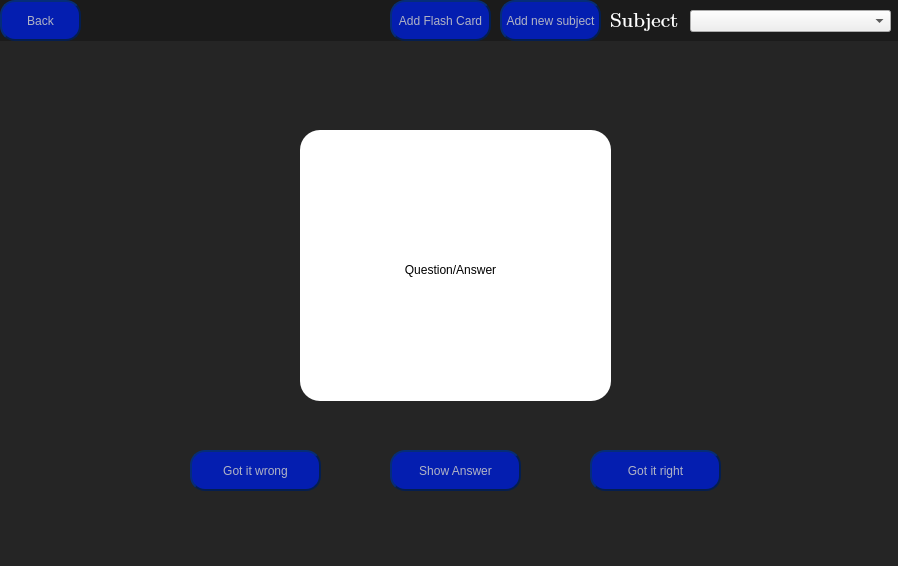
<?xml version="1.0" encoding="UTF-8"?>
<ui version="4.0">
 <class>StudySphereClass</class>
 <widget class="QMainWindow" name="StudySphereClass">
  <property name="geometry">
   <rect>
    <x>0</x>
    <y>0</y>
    <width>898</width>
    <height>566</height>
   </rect>
  </property>
  <property name="maximumSize">
   <size>
    <width>898</width>
    <height>566</height>
   </size>
  </property>
  <property name="windowTitle">
   <string>StudySphere</string>
  </property>
  <widget class="QWidget" name="centralWidget">
   <property name="styleSheet">
    <string notr="true"/>
   </property>
   <widget class="QFrame" name="mainScreenFrame">
    <property name="geometry">
     <rect>
      <x>0</x>
      <y>0</y>
      <width>911</width>
      <height>581</height>
     </rect>
    </property>
    <property name="styleSheet">
     <string notr="true">QFrame
{
	background-color:rgb(37,37,37);
	border:none;
}</string>
    </property>
    <property name="frameShape">
     <enum>QFrame::Shape::StyledPanel</enum>
    </property>
    <property name="frameShadow">
     <enum>QFrame::Shadow::Raised</enum>
    </property>
    <widget class="QLabel" name="mainTitle">
     <property name="geometry">
      <rect>
       <x>210</x>
       <y>40</y>
       <width>451</width>
       <height>131</height>
      </rect>
     </property>
     <property name="font">
      <font>
       <family>Cambria Math</family>
       <italic>false</italic>
       <bold>false</bold>
      </font>
     </property>
     <property name="text">
      <string>&lt;html&gt;&lt;head/&gt;&lt;body&gt;&lt;p align=&quot;center&quot;&gt;&lt;span style=&quot; font-size:48pt; color:#ffffff;&quot;&gt;StudySphere&lt;/span&gt;&lt;/p&gt;&lt;/body&gt;&lt;/html&gt;</string>
     </property>
    </widget>
    <widget class="QPushButton" name="flashCardsButton">
     <property name="geometry">
      <rect>
       <x>50</x>
       <y>340</y>
       <width>251</width>
       <height>111</height>
      </rect>
     </property>
     <property name="font">
      <font>
       <family>Cambria Math</family>
       <pointsize>20</pointsize>
       <italic>false</italic>
       <bold>true</bold>
      </font>
     </property>
     <property name="styleSheet">
      <string notr="true">QPushButton{
	font: 700 20pt &quot;Cambria Math&quot;;
	color: rgba(200,200,200,225);
	background-color: rgba(4,30,176,255);		
	border-radius: 15px;
	border-style: outset;
    border-width: 2px;
    border-color: rgba(4,30,80,255);	
}
QPushButton:Hover
{
	background-color: rgba(4,30,146,255);	
	border: inset;
}
QPushButton:Pressed
{
	background-color: rgba(4,30,120,255);	
	border: inset;
}



</string>
     </property>
     <property name="text">
      <string>Flash Cards</string>
     </property>
    </widget>
    <widget class="QPushButton" name="calendarButton">
     <property name="geometry">
      <rect>
       <x>610</x>
       <y>340</y>
       <width>251</width>
       <height>111</height>
      </rect>
     </property>
     <property name="styleSheet">
      <string notr="true">QPushButton{
	font: 700 20pt &quot;Cambria Math&quot;;
	color: rgba(200,200,200,225);
	background-color: rgba(4,30,176,255);		
	border-radius: 15px;
	border-style: outset;
    border-width: 2px;
    border-color: rgba(4,30,80,255);	
}
QPushButton:Hover
{
	background-color: rgba(4,30,146,255);	
	border: inset;
}
QPushButton:Pressed
{
	background-color: rgba(4,30,120,255);	
	border: inset;
}



</string>
     </property>
     <property name="text">
      <string>Study Calendar</string>
     </property>
    </widget>
    <widget class="QFrame" name="flashCardFrame">
     <property name="geometry">
      <rect>
       <x>0</x>
       <y>0</y>
       <width>901</width>
       <height>561</height>
      </rect>
     </property>
     <property name="styleSheet">
      <string notr="true"/>
     </property>
     <property name="frameShape">
      <enum>QFrame::Shape::StyledPanel</enum>
     </property>
     <property name="frameShadow">
      <enum>QFrame::Shadow::Raised</enum>
     </property>
     <widget class="QFrame" name="frame_2">
      <property name="geometry">
       <rect>
        <x>0</x>
        <y>0</y>
        <width>901</width>
        <height>41</height>
       </rect>
      </property>
      <property name="styleSheet">
       <string notr="true">QFrame
{
	background-color: rgb(27,27,27);
}</string>
      </property>
      <property name="frameShape">
       <enum>QFrame::Shape::StyledPanel</enum>
      </property>
      <property name="frameShadow">
       <enum>QFrame::Shadow::Raised</enum>
      </property>
      <widget class="QPushButton" name="backButton2">
       <property name="geometry">
        <rect>
         <x>0</x>
         <y>0</y>
         <width>81</width>
         <height>41</height>
        </rect>
       </property>
       <property name="styleSheet">
        <string notr="true">QPushButton{
	font: 700 10pt &quot;Cambria Math&quot;;
	color: rgba(200,200,200,225);
	background-color: rgba(4,30,176,255);		
	border-radius: 15px;
	border-style: outset;
    border-width: 2px;
    border-color: rgba(4,30,80,255);	
}
QPushButton:Hover
{
	background-color: rgba(4,30,146,255);	
	border: inset;
}
QPushButton:Pressed
{
	background-color: rgba(4,30,120,255);	
	border: inset;
}



</string>
       </property>
       <property name="text">
        <string>Back</string>
       </property>
      </widget>
      <widget class="QPushButton" name="addNewSubjectButton">
       <property name="geometry">
        <rect>
         <x>500</x>
         <y>0</y>
         <width>101</width>
         <height>41</height>
        </rect>
       </property>
       <property name="styleSheet">
        <string notr="true">QPushButton{
	font: 700 10pt &quot;Cambria Math&quot;;
	color: rgba(200,200,200,225);
	background-color: rgba(4,30,176,255);		
	border-radius: 15px;
	border-style: outset;
    border-width: 2px;
    border-color: rgba(4,30,80,255);	
}
QPushButton:Hover
{
	background-color: rgba(4,30,146,255);	
	border: inset;
}
QPushButton:Pressed
{
	background-color: rgba(4,30,120,255);	
	border: inset;
}



</string>
       </property>
       <property name="text">
        <string>Add new subject</string>
       </property>
      </widget>
      <widget class="QLabel" name="label">
       <property name="geometry">
        <rect>
         <x>610</x>
         <y>10</y>
         <width>101</width>
         <height>21</height>
        </rect>
       </property>
       <property name="font">
        <font>
         <family>Cambria Math</family>
         <pointsize>12</pointsize>
        </font>
       </property>
       <property name="text">
        <string>&lt;html&gt;&lt;head/&gt;&lt;body&gt;&lt;p&gt;&lt;span style=&quot; font-size:16pt; color:#ffffff;&quot;&gt;Subject&lt;/span&gt;&lt;/p&gt;&lt;/body&gt;&lt;/html&gt;</string>
       </property>
      </widget>
      <widget class="QComboBox" name="subjectsComboBox">
       <property name="geometry">
        <rect>
         <x>690</x>
         <y>10</y>
         <width>201</width>
         <height>22</height>
        </rect>
       </property>
      </widget>
      <widget class="QPushButton" name="addFlashCardButton">
       <property name="geometry">
        <rect>
         <x>390</x>
         <y>0</y>
         <width>101</width>
         <height>41</height>
        </rect>
       </property>
       <property name="styleSheet">
        <string notr="true">QPushButton{
	font: 700 10pt &quot;Cambria Math&quot;;
	color: rgba(200,200,200,225);
	background-color: rgba(4,30,176,255);		
	border-radius: 15px;
	border-style: outset;
    border-width: 2px;
    border-color: rgba(4,30,80,255);	
}
QPushButton:Hover
{
	background-color: rgba(4,30,146,255);	
	border: inset;
}
QPushButton:Pressed
{
	background-color: rgba(4,30,120,255);	
	border: inset;
}



</string>
       </property>
       <property name="text">
        <string>Add Flash Card</string>
       </property>
      </widget>
     </widget>
     <widget class="QFrame" name="calendarFrame">
      <property name="geometry">
       <rect>
        <x>0</x>
        <y>0</y>
        <width>901</width>
        <height>581</height>
       </rect>
      </property>
      <property name="styleSheet">
       <string notr="true">QFrame
{
	background-color:rgb(37,37,37);
}</string>
      </property>
      <property name="frameShape">
       <enum>QFrame::Shape::StyledPanel</enum>
      </property>
      <property name="frameShadow">
       <enum>QFrame::Shadow::Plain</enum>
      </property>
      <widget class="QFrame" name="buttonHolder">
       <property name="geometry">
        <rect>
         <x>0</x>
         <y>0</y>
         <width>901</width>
         <height>41</height>
        </rect>
       </property>
       <property name="styleSheet">
        <string notr="true">QFrame
{
	background-color: rgb(27,27,27);
}</string>
       </property>
       <property name="frameShape">
        <enum>QFrame::Shape::StyledPanel</enum>
       </property>
       <property name="frameShadow">
        <enum>QFrame::Shadow::Raised</enum>
       </property>
       <widget class="QPushButton" name="backButton">
        <property name="geometry">
         <rect>
          <x>0</x>
          <y>0</y>
          <width>81</width>
          <height>41</height>
         </rect>
        </property>
        <property name="styleSheet">
         <string notr="true">QPushButton{
	font: 700 10pt &quot;Cambria Math&quot;;
	color: rgba(200,200,200,225);
	background-color: rgba(4,30,176,255);		
	border-radius: 15px;
	border-style: outset;
    border-width: 2px;
    border-color: rgba(4,30,80,255);	
}
QPushButton:Hover
{
	background-color: rgba(4,30,146,255);	
	border: inset;
}
QPushButton:Pressed
{
	background-color: rgba(4,30,120,255);	
	border: inset;
}



</string>
        </property>
        <property name="text">
         <string>Back</string>
        </property>
       </widget>
       <widget class="QPushButton" name="addExamButton">
        <property name="geometry">
         <rect>
          <x>800</x>
          <y>0</y>
          <width>81</width>
          <height>41</height>
         </rect>
        </property>
        <property name="styleSheet">
         <string notr="true">QPushButton{
	font: 700 10pt &quot;Cambria Math&quot;;
	color: rgba(200,200,200,225);
	background-color: rgba(4,30,176,255);		
	border-radius: 15px;
	border-style: outset;
    border-width: 2px;
    border-color: rgba(4,30,80,255);	
}
QPushButton:Hover
{
	background-color: rgba(4,30,146,255);	
	border: inset;
}
QPushButton:Pressed
{
	background-color: rgba(4,30,120,255);	
	border: inset;
}



</string>
        </property>
        <property name="text">
         <string>Add Exam</string>
        </property>
       </widget>
       <widget class="QPushButton" name="addSubjectButton">
        <property name="geometry">
         <rect>
          <x>710</x>
          <y>0</y>
          <width>81</width>
          <height>41</height>
         </rect>
        </property>
        <property name="styleSheet">
         <string notr="true">QPushButton{
	font: 700 10pt &quot;Cambria Math&quot;;
	color: rgba(200,200,200,225);
	background-color: rgba(4,30,176,255);		
	border-radius: 15px;
	border-style: outset;
    border-width: 2px;
    border-color: rgba(4,30,80,255);	
}
QPushButton:Hover
{
	background-color: rgba(4,30,146,255);	
	border: inset;
}
QPushButton:Pressed
{
	background-color: rgba(4,30,120,255);	
	border: inset;
}



</string>
        </property>
        <property name="text">
         <string>Add Subject</string>
        </property>
       </widget>
      </widget>
      <widget class="QFrame" name="flashCard">
       <property name="geometry">
        <rect>
         <x>300</x>
         <y>130</y>
         <width>311</width>
         <height>271</height>
        </rect>
       </property>
       <property name="styleSheet">
        <string notr="true">QFrame
{
	background-color:#FFFFFF;
	border-radius: 20;
}</string>
       </property>
       <property name="frameShape">
        <enum>QFrame::Shape::StyledPanel</enum>
       </property>
       <property name="frameShadow">
        <enum>QFrame::Shadow::Raised</enum>
       </property>
       <widget class="QLabel" name="label_2">
        <property name="geometry">
         <rect>
          <x>20</x>
          <y>20</y>
          <width>261</width>
          <height>241</height>
         </rect>
        </property>
        <property name="text">
         <string>&lt;html&gt;&lt;head/&gt;&lt;body&gt;&lt;p align=&quot;center&quot;&gt;Question/Answer&lt;/p&gt;&lt;/body&gt;&lt;/html&gt;</string>
        </property>
       </widget>
      </widget>
      <widget class="QPushButton" name="didntGetIt">
       <property name="geometry">
        <rect>
         <x>190</x>
         <y>450</y>
         <width>131</width>
         <height>41</height>
        </rect>
       </property>
       <property name="styleSheet">
        <string notr="true">QPushButton{
	font: 700 10pt &quot;Cambria Math&quot;;
	color: rgba(200,200,200,225);
	background-color: rgba(4,30,176,255);		
	border-radius: 15px;
	border-style: outset;
    border-width: 2px;
    border-color: rgba(4,30,80,255);	
}
QPushButton:Hover
{
	background-color: rgba(4,30,146,255);	
	border: inset;
}
QPushButton:Pressed
{
	background-color: rgba(4,30,120,255);	
	border: inset;
}



</string>
       </property>
       <property name="text">
        <string>Got it wrong</string>
       </property>
      </widget>
      <widget class="QPushButton" name="gotIt">
       <property name="geometry">
        <rect>
         <x>590</x>
         <y>450</y>
         <width>131</width>
         <height>41</height>
        </rect>
       </property>
       <property name="styleSheet">
        <string notr="true">QPushButton{
	font: 700 10pt &quot;Cambria Math&quot;;
	color: rgba(200,200,200,225);
	background-color: rgba(4,30,176,255);		
	border-radius: 15px;
	border-style: outset;
    border-width: 2px;
    border-color: rgba(4,30,80,255);	
}
QPushButton:Hover
{
	background-color: rgba(4,30,146,255);	
	border: inset;
}
QPushButton:Pressed
{
	background-color: rgba(4,30,120,255);	
	border: inset;
}



</string>
       </property>
       <property name="text">
        <string>Got it right</string>
       </property>
      </widget>
      <widget class="QPushButton" name="showAnswerButton">
       <property name="geometry">
        <rect>
         <x>390</x>
         <y>450</y>
         <width>131</width>
         <height>41</height>
        </rect>
       </property>
       <property name="styleSheet">
        <string notr="true">QPushButton{
	font: 700 10pt &quot;Cambria Math&quot;;
	color: rgba(200,200,200,225);
	background-color: rgba(4,30,176,255);		
	border-radius: 15px;
	border-style: outset;
    border-width: 2px;
    border-color: rgba(4,30,80,255);	
}
QPushButton:Hover
{
	background-color: rgba(4,30,146,255);	
	border: inset;
}
QPushButton:Pressed
{
	background-color: rgba(4,30,120,255);	
	border: inset;
}



</string>
       </property>
       <property name="text">
        <string>Show Answer</string>
       </property>
      </widget>
     </widget>
     <zorder>calendarFrame</zorder>
     <zorder>frame_2</zorder>
    </widget>
    <zorder>flashCardsButton</zorder>
    <zorder>calendarButton</zorder>
    <zorder>mainTitle</zorder>
    <zorder>flashCardFrame</zorder>
   </widget>
  </widget>
 </widget>
 <layoutdefault spacing="6" margin="11"/>
 <resources>
  <include location="StudySphere.qrc"/>
 </resources>
 <connections/>
</ui>
